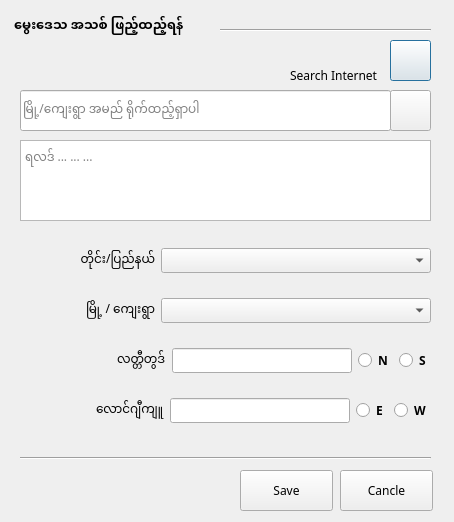
<?xml version="1.0" encoding="UTF-8"?>
<ui version="4.0">
 <class>diagEditLatLon</class>
 <widget class="QDialog" name="diagEditLatLon">
  <property name="geometry">
   <rect>
    <x>0</x>
    <y>0</y>
    <width>454</width>
    <height>522</height>
   </rect>
  </property>
  <property name="font">
   <font>
    <family>Pyidaungsu</family>
    <pointsize>9</pointsize>
   </font>
  </property>
  <property name="windowTitle">
   <string>City Location </string>
  </property>
  <property name="windowIcon">
   <iconset>
    <normaloff>res/VediIcon.ico</normaloff>res/VediIcon.ico</iconset>
  </property>
  <property name="statusTip">
   <string>Editing City Location</string>
  </property>
  <widget class="QLabel" name="label_7">
   <property name="geometry">
    <rect>
     <x>14</x>
     <y>10</y>
     <width>211</width>
     <height>31</height>
    </rect>
   </property>
   <property name="font">
    <font>
     <pointsize>10</pointsize>
     <weight>75</weight>
     <bold>true</bold>
    </font>
   </property>
   <property name="text">
    <string>မွေးဒေသ အသစ် ဖြည့်ထည့်ရန်</string>
   </property>
  </widget>
  <widget class="Line" name="line">
   <property name="geometry">
    <rect>
     <x>220</x>
     <y>20</y>
     <width>211</width>
     <height>20</height>
    </rect>
   </property>
   <property name="orientation">
    <enum>Qt::Horizontal</enum>
   </property>
  </widget>
  <widget class="QLineEdit" name="lineEdit_3">
   <property name="geometry">
    <rect>
     <x>20</x>
     <y>90</y>
     <width>371</width>
     <height>41</height>
    </rect>
   </property>
   <property name="text">
    <string/>
   </property>
   <property name="placeholderText">
    <string>မြို့/ကျေးရွာ အမည် ရိုက်ထည့်ရှာပါ</string>
   </property>
  </widget>
  <widget class="QLabel" name="label_8">
   <property name="geometry">
    <rect>
     <x>290</x>
     <y>60</y>
     <width>111</width>
     <height>31</height>
    </rect>
   </property>
   <property name="text">
    <string>Search Internet</string>
   </property>
  </widget>
  <widget class="QPushButton" name="null_2">
   <property name="enabled">
    <bool>true</bool>
   </property>
   <property name="geometry">
    <rect>
     <x>390</x>
     <y>40</y>
     <width>41</width>
     <height>41</height>
    </rect>
   </property>
   <property name="text">
    <string/>
   </property>
   <property name="icon">
    <iconset>
     <normaloff>res/internet.png</normaloff>res/internet.png</iconset>
   </property>
  </widget>
  <widget class="QPlainTextEdit" name="plainTextEdit">
   <property name="geometry">
    <rect>
     <x>20</x>
     <y>140</y>
     <width>411</width>
     <height>81</height>
    </rect>
   </property>
   <property name="placeholderText">
    <string>ရလဒ် ... ... ...</string>
   </property>
  </widget>
  <widget class="Line" name="line_2">
   <property name="geometry">
    <rect>
     <x>20</x>
     <y>450</y>
     <width>411</width>
     <height>16</height>
    </rect>
   </property>
   <property name="orientation">
    <enum>Qt::Horizontal</enum>
   </property>
  </widget>
  <widget class="QPushButton" name="pushButton">
   <property name="geometry">
    <rect>
     <x>240</x>
     <y>470</y>
     <width>93</width>
     <height>41</height>
    </rect>
   </property>
   <property name="text">
    <string>Save</string>
   </property>
  </widget>
  <widget class="QPushButton" name="pushButton_2">
   <property name="geometry">
    <rect>
     <x>340</x>
     <y>470</y>
     <width>93</width>
     <height>41</height>
    </rect>
   </property>
   <property name="text">
    <string>Cancle</string>
   </property>
  </widget>
  <widget class="QPushButton" name="btnSearch">
   <property name="geometry">
    <rect>
     <x>390</x>
     <y>90</y>
     <width>41</width>
     <height>41</height>
    </rect>
   </property>
   <property name="text">
    <string/>
   </property>
   <property name="icon">
    <iconset>
     <normaloff>res/search.png</normaloff>res/search.png</iconset>
   </property>
   <property name="iconSize">
    <size>
     <width>30</width>
     <height>30</height>
    </size>
   </property>
  </widget>
  <widget class="QWidget" name="">
   <property name="geometry">
    <rect>
     <x>20</x>
     <y>230</y>
     <width>411</width>
     <height>211</height>
    </rect>
   </property>
   <layout class="QVBoxLayout" name="verticalLayout">
    <item>
     <layout class="QHBoxLayout" name="horizontalLayout_4">
      <item>
       <widget class="QLabel" name="label">
        <property name="maximumSize">
         <size>
          <width>135</width>
          <height>16777215</height>
         </size>
        </property>
        <property name="text">
         <string>တိုင်း/ပြည်နယ်</string>
        </property>
        <property name="alignment">
         <set>Qt::AlignRight|Qt::AlignTrailing|Qt::AlignVCenter</set>
        </property>
       </widget>
      </item>
      <item>
       <widget class="QComboBox" name="cboSRName">
        <property name="maximumSize">
         <size>
          <width>280</width>
          <height>16777215</height>
         </size>
        </property>
        <property name="baseSize">
         <size>
          <width>280</width>
          <height>0</height>
         </size>
        </property>
       </widget>
      </item>
     </layout>
    </item>
    <item>
     <layout class="QHBoxLayout" name="horizontalLayout_3">
      <item>
       <widget class="QLabel" name="label_2">
        <property name="maximumSize">
         <size>
          <width>135</width>
          <height>16777215</height>
         </size>
        </property>
        <property name="text">
         <string>မြို့ / ကျေးရွာ</string>
        </property>
        <property name="alignment">
         <set>Qt::AlignRight|Qt::AlignTrailing|Qt::AlignVCenter</set>
        </property>
       </widget>
      </item>
      <item>
       <widget class="QComboBox" name="cboTown">
        <property name="maximumSize">
         <size>
          <width>280</width>
          <height>16777215</height>
         </size>
        </property>
       </widget>
      </item>
     </layout>
    </item>
    <item>
     <layout class="QHBoxLayout" name="horizontalLayout_2" stretch="2,0,0,0">
      <item alignment="Qt::AlignRight">
       <widget class="QLabel" name="label_3">
        <property name="maximumSize">
         <size>
          <width>135</width>
          <height>16777215</height>
         </size>
        </property>
        <property name="text">
         <string>လတ္တီတွဒ်</string>
        </property>
       </widget>
      </item>
      <item>
       <widget class="QLineEdit" name="lstlat">
        <property name="minimumSize">
         <size>
          <width>180</width>
          <height>0</height>
         </size>
        </property>
        <property name="maximumSize">
         <size>
          <width>180</width>
          <height>16777215</height>
         </size>
        </property>
        <property name="maxLength">
         <number>10</number>
        </property>
       </widget>
      </item>
      <item>
       <widget class="QRadioButton" name="radioButton_2">
        <property name="font">
         <font>
          <weight>75</weight>
          <bold>true</bold>
         </font>
        </property>
        <property name="text">
         <string>N</string>
        </property>
       </widget>
      </item>
      <item>
       <widget class="QRadioButton" name="radioButton">
        <property name="font">
         <font>
          <weight>75</weight>
          <bold>true</bold>
         </font>
        </property>
        <property name="text">
         <string>S</string>
        </property>
       </widget>
      </item>
     </layout>
    </item>
    <item>
     <layout class="QHBoxLayout" name="horizontalLayout" stretch="2,3,0,0">
      <item alignment="Qt::AlignRight">
       <widget class="QLabel" name="label_5">
        <property name="maximumSize">
         <size>
          <width>135</width>
          <height>16777215</height>
         </size>
        </property>
        <property name="text">
         <string>လောင်ဂျီကျူ</string>
        </property>
       </widget>
      </item>
      <item>
       <widget class="QLineEdit" name="lstlon">
        <property name="maximumSize">
         <size>
          <width>180</width>
          <height>16777215</height>
         </size>
        </property>
        <property name="maxLength">
         <number>10</number>
        </property>
       </widget>
      </item>
      <item>
       <widget class="QRadioButton" name="radioButton_3">
        <property name="font">
         <font>
          <weight>75</weight>
          <bold>true</bold>
         </font>
        </property>
        <property name="text">
         <string>E</string>
        </property>
       </widget>
      </item>
      <item>
       <widget class="QRadioButton" name="radioButton_4">
        <property name="font">
         <font>
          <weight>75</weight>
          <bold>true</bold>
         </font>
        </property>
        <property name="text">
         <string>W</string>
        </property>
       </widget>
      </item>
     </layout>
    </item>
   </layout>
  </widget>
 </widget>
 <resources/>
 <connections/>
</ui>
